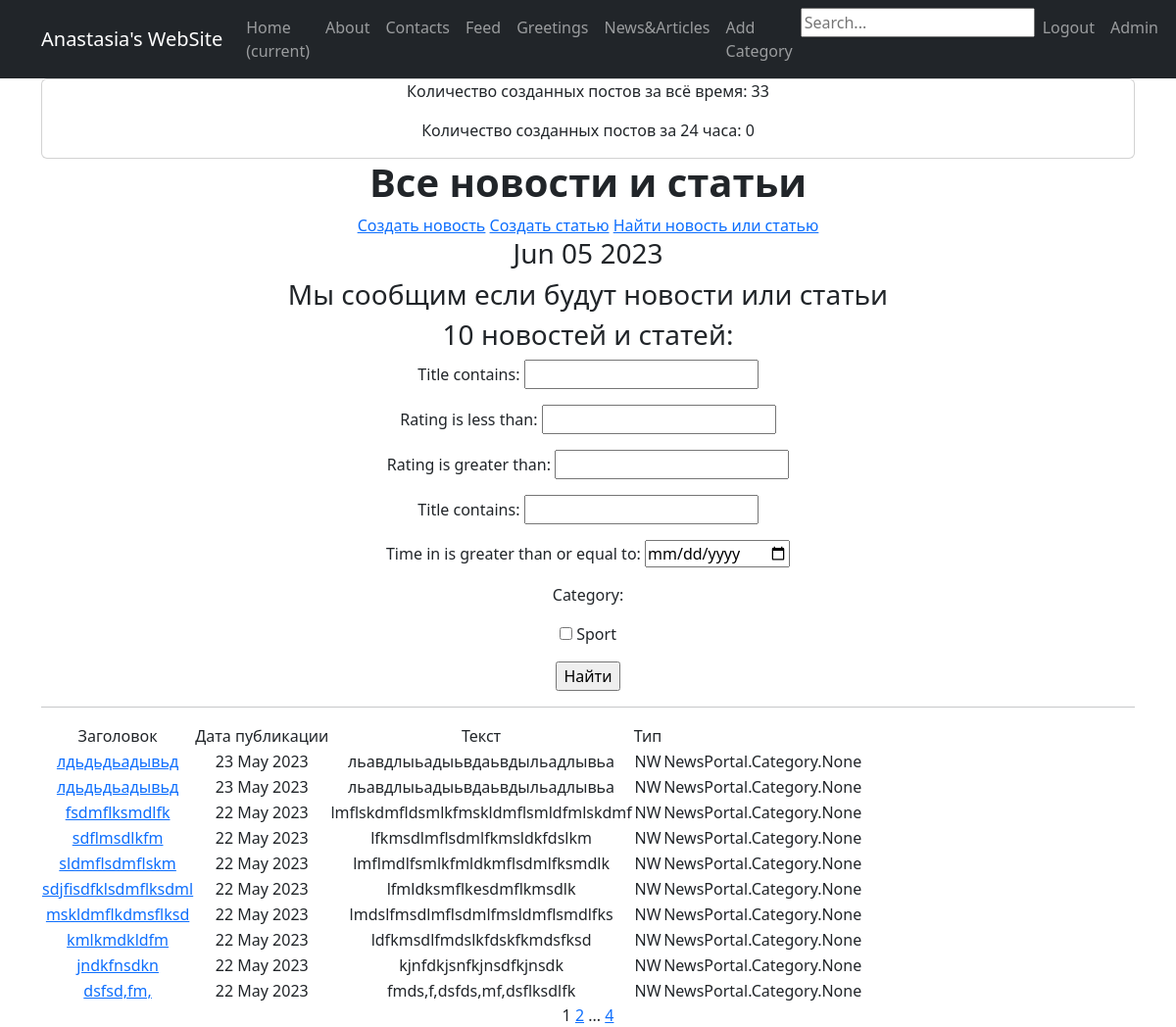
Page /posts/ (signed in) on the earlier database version.
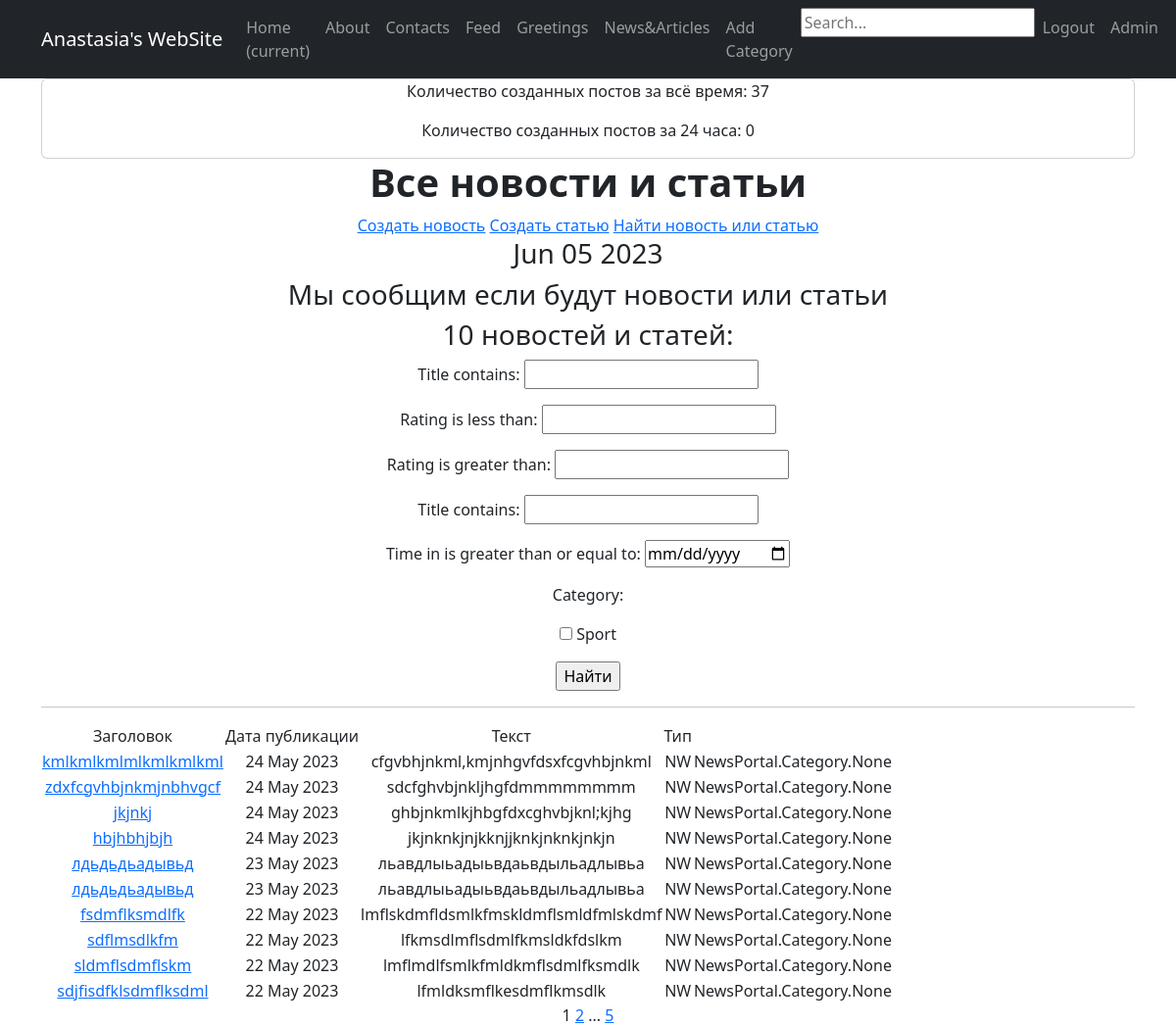
Same page on the later database version.
### NewsPortal/models.py (models this page shows, shortened)
class Post(models.Model):
    author = models.ForeignKey(User, default=1, on_delete=models.SET_DEFAULT)
    type = models.CharField(max_length=7, choices=TYPE)
    time_in = models.DateTimeField(auto_now_add=True)
    category = models.ManyToManyField(Category, through='PostCategory')
    title = models.CharField(max_length=255)
    text = models.TextField()
    rating = models.IntegerField(default=0)

### NewsPortal/views.py (the view)
# urls.py: path('posts/', PostList.as_view(), name='post_list'),
class PostList(ListView):
    model = Post
    ordering = '-time_in'
    template_name = 'posts/posts.html'
    context_object_name = 'posts'
    paginate_by = 10
    @method_decorator(login_required)
    def posts(request):
        posts = Post.objects.filter(author=request.user).order_by('-time_in')
        context = {'posts': posts}
        return render(request, 'NewsPortal/posts.html', context)
    def get_queryset(self):
        queryset = super().get_queryset()
        self.filterset = PostFilter(self.request.GET, queryset)
        return self.filterset.qs
    def get_context_data(self, **kwards):
        context = super().get_context_data(**kwards)
        today = datetime.utcnow().date()
        q_user = Q(author=self.request.user)
        q_date = Q(time_in__gte=today, time_in__lt=today + timedelta(days=1))
        today_posts = self.model.objects.filter(q_user, q_date)
        user_posts_count = self.model.objects.filter(author=self.request.user).count()
        context['user_today_posts_count'] = today_posts.count()
        context['user_posts_count'] = user_posts_count
        context['time_now'] = datetime.utcnow()
        context['next_post'] = None
        context['filterset'] = self.filterset
        return context

### NewsPortal/models.py (called while the page is built)
    def __str__(self):
        return f'{self.name.title()}'

### NewsPortal/templatetags/custom_tags.py (called while the page is built)
@register.simple_tag()
def current_time(format_string='%b %d %Y'):
    return datetime.utcnow().strftime(format_string)

### templates/posts/posts.html (shortened to what this page needs)
{% extends 'flatpages/default.html' %}
{% load custom_filters %}
{% load custom_tags %}
{% block content %}
<div class="card">
        <p class="card-text">Количество созданных постов за всё время: {{user_posts_count}}</p>
        <p classs="card-text"> Количество созданных постов за 24 часа: {{user_today_posts_count}}</p>
</div>
<h1><b> Все новости и статьи </b></h1>
<a href="/news/create/">Создать новость</a>
<a href="/article/create/">Создать статью</a>
<a href="/search/">Найти новость или статью</a>
<h3> {% current_time '%b %d %Y' %}</h3>
<h3> {{ next_post|default_if_none:"Мы сообщим если будут новости или статьи" }} </h3>
<h3> {{ posts|length }} новостей и статей:</h3>
    <form action="" method="get">
       {{ filterset.form.as_p }}
       <input type="submit" value="Найти" />
    </form>
<hr>
    {% if posts %}
{% load cache %}
{% cache 60 posts%}
        <table>
            <tr>
                <td> Заголовок</td>
                <td> Дата публикации </td>
                <td> Текст </td>
                <td> Тип </td>
            </tr>
            {% for post in posts %}
            <tr>
                <td><a href="{% url 'some_news' post.pk %}">{{ post.title }}</a></td>
                <td> {{ post.time_in|date:'d M Y' }} </td>
                <td> {{ post.text|truncatewords:15 }} </td>
                <td> {{ post.type }} </td>
                <td> {{ post.category }} </td>
            </tr>
            {% endfor %}
            {% endcache%}
        </table>
    {% else %}
        <h2> Нет новостей! </h2>
    {% endif %}
   {{ page_obj.number }}
   {% if page_obj.has_next %}
       <a href="?page={{ page_obj.next_page_number }}">{{ page_obj.next_page_number }}</a>
       {% if paginator.num_pages != page_obj.next_page_number %}
           ...
           <a href="?page={{ page_obj.paginator.num_pages }}">{{ page_obj.paginator.num_pages }}</a>
       {% endif %}
   {% endif %}
{% endblock content %}

Differences in the rows shown:
no longer on this page (row unchanged): Post: title "mskldmflkdmsflksd", time_in "22 May 2023", text "lmdslfmsdlmflsdmlfmsldmflsmdlfks", type "NW", category "NewsPortal.Category.None"
no longer on this page (row unchanged): Post: title "kmlkmdkldfm", time_in "22 May 2023", text "ldfkmsdlfmdslkfdskfkmdsfksd", type "NW", category "NewsPortal.Category.None"
no longer on this page (row unchanged): Post: title "jndkfnsdkn", time_in "22 May 2023", text "kjnfdkjsnfkjnsdfkjnsdk", type "NW", category "NewsPortal.Category.None"
no longer on this page (row unchanged): Post: title "dsfsd,fm,", time_in "22 May 2023", text "fmds,f,dsfds,mf,dsflksdlfk", type "NW", category "NewsPortal.Category.None"
added Post: title "kmlkmlkmlmlkmlkmlkml", time_in "24 May 2023", text "cfgvbhjnkml,kmjnhgvfdsxfcgvhbjnkml", type "NW", category "NewsPortal.Category.None"
added Post: title "zdxfcgvhbjnkmjnbhvgcf", time_in "24 May 2023", text "sdcfghvbjnkljhgfdmmmmmmmm", type "NW", category "NewsPortal.Category.None"
added Post: title "jkjnkj", time_in "24 May 2023", text "ghbjnkmlkjhbgfdxcghvbjknl;kjhg", type "NW", category "NewsPortal.Category.None"
added Post: title "hbjhbhjbjh", time_in "24 May 2023", text "jkjnknkjnjkknjjknkjnknkjnkjn", type "NW", category "NewsPortal.Category.None"
Other differences:
{{ user_posts_count }}: "33" → "37"
{{ page_obj.paginator.num_pages }}: "4" → "5"
